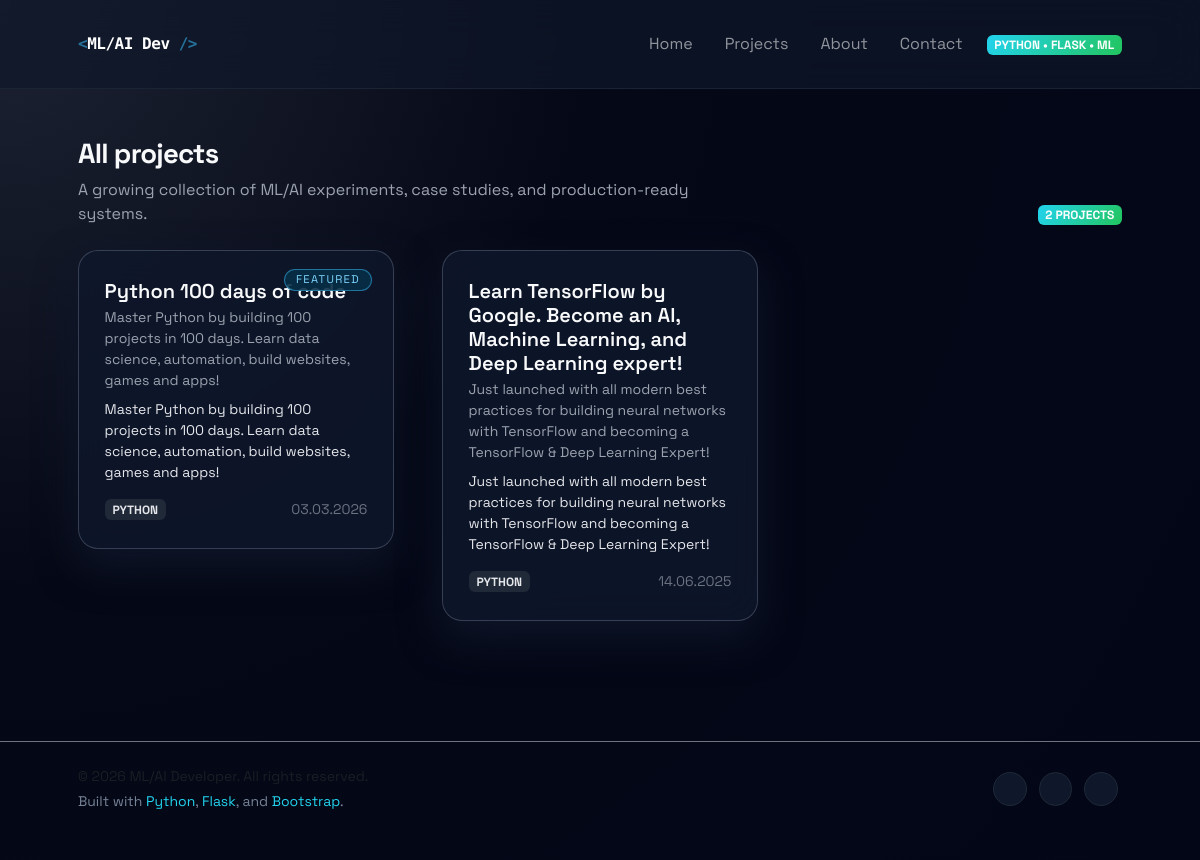
The app's page /projects with its own data.
### tables this page shows
CREATE TABLE projects (
        id              INTEGER PRIMARY KEY AUTOINCREMENT,
        title           TEXT NOT NULL,
        subtitle        TEXT,
        short_summary   TEXT NOT NULL,
        full_description TEXT,
        tech_stack      TEXT,
        main_tech       TEXT,
        github_url      TEXT,
        demo_url        TEXT,
        featured        INTEGER NOT NULL DEFAULT 0,
        created_at      TEXT NOT NULL
    );

### main.py (the view)
@app.route("/projects")
def projects():
    all_projects = get_all_projects()
    return render_template("projects.html", all_projects=all_projects)

### main.py (called while the page is built)
def get_db() -> sqlite3.Connection:
    if "db" not in g:
        conn = sqlite3.connect(DATABASE_PATH)
        conn.row_factory = sqlite3.Row
        g.db = conn
    return g.db

def query_projects(
    sql: str,
    params: Iterable[Any] | Mapping[str, Any] | None = None,
) -> list[sqlite3.Row]:
    db = get_db()
    cursor = db.execute(sql, params or [])
    rows = cursor.fetchall()
    cursor.close()
    return rows

def get_all_projects() -> list[sqlite3.Row]:
    return query_projects(
        """
        SELECT *
        FROM projects
        ORDER BY featured DESC, created_at DESC, id DESC
        """
    )

@app.context_processor
def inject_now() -> dict[str, Any]:
    return {"current_year": datetime.utcnow().year}

### templates/projects.html (shortened to what this page needs)
{% include "header.html" %}
<section class="section-padding pt-5">
  <div class="container px-4 px-lg-5">
    <div class="row gx-4 gx-lg-5 align-items-end mb-4">
      <div class="col-md-8">
        <h1 class="section-title mb-2">All projects</h1>
        <p class="text-secondary-300 mb-0">
          A growing collection of ML/AI experiments, case studies, and
          production-ready systems.
        </p>
      </div>
      <div class="col-md-4 text-md-end mt-3 mt-md-0">
        <span class="badge bg-gradient-primary text-uppercase small">
          {{ all_projects|length if all_projects is defined else 0 }} projects
        </span>
      </div>
    </div>
    <div class="row gx-4 gx-lg-5 gy-4">
      {% if all_projects and all_projects|length > 0 %}
        {% for project in all_projects %}
          <div class="col-md-6 col-lg-4">
            <a
              href="{{ url_for('project_detail', project_id=project['id']) }}"
              class="project-card-link"
            >
              <article class="project-card glass-panel h-100">
                {% if project["featured"] %}
                  <div class="project-badge">
                    Featured
                  </div>
                {% endif %}
                <h2 class="h5 fw-semibold mb-1">
                  {{ project["title"] }}
                </h2>
                {% if project["subtitle"] %}
                  <p class="small text-secondary-300 mb-2">
                    {{ project["subtitle"] }}
                  </p>
                {% endif %}
                <p class="small text-secondary-200 mb-3">
                  {{ project["short_summary"] }}
                </p>
                <div class="d-flex justify-content-between align-items-center">
                  {% if project["main_tech"] %}
                    <span class="badge bg-secondary-strong text-uppercase small">
                      {{ project["main_tech"] }}
                    </span>
                  {% endif %}
                  {% if project["created_at"] %}
                    <span class="small text-secondary-400">
                      {{ project["created_at"][:10] }}
                    </span>
                  {% endif %}
                </div>
              </article>
            </a>
          </div>
        {% endfor %}
      {% endif %}
    </div>
  </div>
</section>
{% include "footer.html" %}

### templates/header.html (shortened to what this page needs)
<!DOCTYPE html>
<html lang="en">
  <head>
    {% block styles %}
    <link
      href="https://cdn.jsdelivr.net/npm/bootstrap@5.3.3/dist/css/bootstrap.min.css"
      rel="stylesheet"
    />
    <link
      href="{{ url_for('static', filename='css/styles.css') }}"
      rel="stylesheet"
    />
    {% endblock %}
  </head>
  <body class="bg-dark text-light">
    <nav class="navbar navbar-expand-lg navbar-dark py-3 glass-nav" id="mainNav">
      <div class="container px-4 px-lg-5">
        <a class="navbar-brand fw-bold tracking-tight" href="{{ url_for('home') }}">
          <span class="brand-bracket">&lt;</span>ML/AI Dev
          <span class="brand-bracket">/&gt;</span>
        </a>
        <div class="collapse navbar-collapse" id="navbarResponsive">
          <ul class="navbar-nav ms-auto py-2 py-lg-0 align-items-lg-center">
            <li class="nav-item">
              <a
                class="nav-link px-lg-3 py-2 py-lg-3"
                href="{{ url_for('home') }}"
                >Home</a
              >
            </li>
            <li class="nav-item">
              <a
                class="nav-link px-lg-3 py-2 py-lg-3"
                href="{{ url_for('projects') }}"
                >Projects</a
              >
            </li>
            <li class="nav-item">
              <a
                class="nav-link px-lg-3 py-2 py-lg-3"
                href="{{ url_for('about') }}"
                >About</a
              >
            </li>
            <li class="nav-item">
              <a
                class="nav-link px-lg-3 py-2 py-lg-3"
                href="{{ url_for('contact') }}"
                >Contact</a
              >
            </li>
            <li class="nav-item d-none d-lg-block ms-2">
              <span class="badge bg-gradient-primary text-uppercase small">
                Python • Flask • ML
              </span>
            </li>
          </ul>
        </div>
      </div>
    </nav>

### templates/footer.html (shortened to what this page needs)
    <footer class="border-top border-secondary mt-5 pt-4 pb-5">
      <div class="container px-4 px-lg-5">
        <div class="row gx-4 gx-lg-5 justify-content-between align-items-center">
          <div class="col-md-6 mb-3 mb-md-0 small text-muted">
            <div class="d-flex flex-column gap-1">
              <span>&copy; {{ current_year }} ML/AI Developer. All rights reserved.</span>
              <span class="text-secondary-500">
                Built with <span class="accent">Python</span>, <span class="accent">Flask</span>, and <span class="accent">Bootstrap</span>.
              </span>
            </div>
          </div>
          <div class="col-md-6">
            <ul class="list-inline text-md-end text-center mb-0 social-links">
              <li class="list-inline-item mx-1">
                <a href="#" class="social-link" aria-label="GitHub">
                </a>
              </li>
              <li class="list-inline-item mx-1">
                <a href="#" class="social-link" aria-label="LinkedIn">
                </a>
              </li>
              <li class="list-inline-item mx-1">
                <a href="#" class="social-link" aria-label="Kaggle">
                </a>
              </li>
            </ul>
          </div>
        </div>
      </div>
    </footer>
  </body>
</html>

### static/css/styles.css (style rules this page uses)
:root { --bg-main: #050816; --bg-elevated: rgba(15, 23, 42, 0.9); --bg-elevated-soft: rgba(15, 23, 42, 0.75); --border-subtle: rgba(148, 163, 184, 0.35); --accent: #22d3ee; --accent-soft: rgba(56, 189, 248, 0.55); --accent-strong: #22c55e; --text-main: #e5e7eb; --text-muted: #9ca3af; --text-soft: #6b7280; --pill-bg: rgba(17, 24, 39, 0.95); --pill-border: rgba(75, 85, 99, 0.7); --shadow-soft: 0 18px 40px rgba(15, 23, 42, 0.9); --glass-bg: rgba(15, 23, 42, 0.86); --glass-border: rgba(148, 163, 184, 0.3); }
body { margin: 0; min-height: 100vh; background: radial-gradient(circle at top left, #1d2333 0, #050816 40%, #020617 100%); color: var(--text-main); font-family: "Space Grotesk", system-ui, -apple-system, BlinkMacSystemFont, "Segoe UI", sans-serif; }
a { color: inherit; text-decoration: none; }
.text-secondary-200 { color: #e5e7eb; }
.text-secondary-300 { color: var(--text-muted); }
.text-secondary-400 { color: var(--text-soft); }
.text-secondary-500 { color: rgba(148, 163, 184, 0.8); }
.bg-gradient-primary { background-image: linear-gradient(120deg, var(--accent), var(--accent-strong)); }
.bg-secondary-strong { background-color: rgba(31, 41, 55, 1); color: #e5e7eb; }
.section-padding { padding-top: 4.5rem; padding-bottom: 4.5rem; }
.section-title { font-size: clamp(1.7rem, 2.3vw, 2.1rem); font-weight: 700; letter-spacing: -0.03em; }
.glass-panel { background: var(--glass-bg); border-radius: 1.25rem; border: 1px solid var(--glass-border); box-shadow: var(--shadow-soft); padding: 1.75rem 1.6rem; backdrop-filter: blur(18px); }
.glass-nav { background: rgba(15, 23, 42, 0.7); backdrop-filter: blur(18px); border-bottom: 1px solid rgba(31, 41, 55, 0.8); }
.navbar-brand { font-family: "Fira Code", ui-monospace, SFMono-Regular, Menlo, Monaco, Consolas, "Liberation Mono", "Courier New", monospace; font-size: 1rem; }
.tracking-tight { letter-spacing: -0.03em; }
.brand-bracket { color: var(--accent-soft); }
.project-card-link { display: block; }
.project-card { position: relative; transition: transform 0.18s ease-out, box-shadow 0.18s ease-out, border-color 0.18s ease-out, background 0.18s ease-out; }
.project-badge { position: absolute; top: 1.1rem; right: 1.3rem; font-size: 0.7rem; text-transform: uppercase; letter-spacing: 0.12em; background-color: rgba(8, 47, 73, 0.9); border-radius: 999px; padding: 0.1rem 0.7rem; color: #7dd3fc; border: 1px solid rgba(56, 189, 248, 0.5); }
.accent { color: var(--accent); }
.social-links .social-link { display: inline-flex; align-items: center; justify-content: center; width: 2.1rem; height: 2.1rem; border-radius: 999px; background-color: rgba(15, 23, 42, 1); border: 1px solid rgba(31, 41, 55, 1); color: var(--text-muted); transition: border-color 0.18s ease-out, color 0.18s ease-out, background-color 0.18s ease-out, transform 0.16s ease-out; }

### records on screen
projects: featured "FEATURED", title "Python 100 days of code", subtitle "Master Python by building 100 projects in 100 days. Learn data science, automation, build websites, games and apps!", short_summary "Master Python by building 100 projects in 100 days. Learn data science, automation, build websites, games and apps!", main_tech "PYTHON", created_at "03.03.2026"
projects: title "Learn TensorFlow by Google. Become an AI, Machine Learning, and Deep Learning expert!", subtitle "Just launched with all modern best practices for building neural networks with TensorFlow and becoming a TensorFlow & Deep Learning Expert!", short_summary "Just launched with all modern best practices for building neural networks with TensorFlow and becoming a TensorFlow & Deep Learning Expert!", main_tech "PYTHON", created_at "14.06.2025"

### other values on screen
{{ all_projects|length if all_projects is defined else 0 }} "2"
